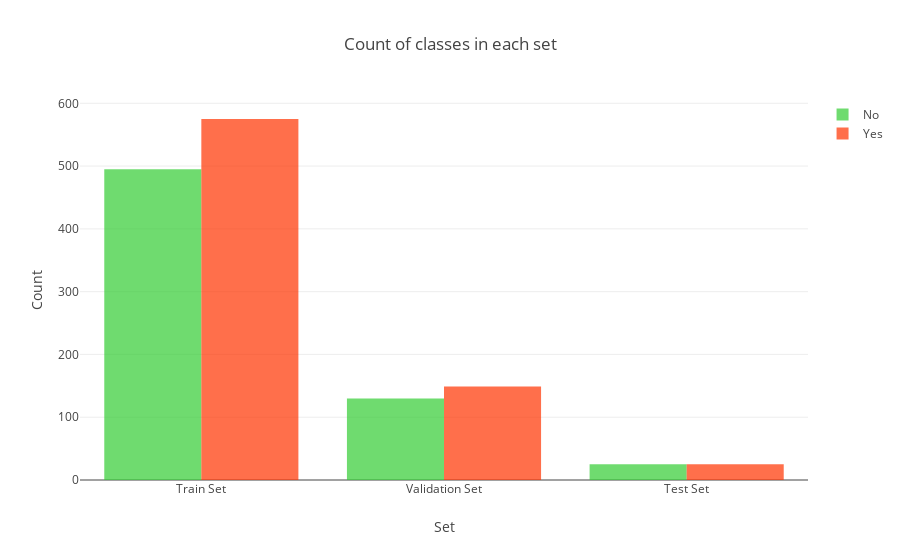

Notebook source saved alongside this figure:
### Code cell
plotly.offline.init_notebook_mode(connected=True)
y = dict()
y[0] = []
y[1] = []
for set_name in (y_train, y_val, y_test):
    y[0].append(np.sum(set_name == 0))
    y[1].append(np.sum(set_name == 1))
    
    
    
def plot_samples(X, y, labels_dict, n=50):
    for index in range(len(labels_dict)):
        imgs = X[np.argwhere(y == index)][:n]
        j = 10
        i = int(n/j)

        plt.figure(figsize=(15,6))
        c = 1
        for img in imgs:
            plt.subplot(i,j,c)
            plt.imshow(img[0])

            plt.xticks([])
            plt.yticks([])
            c += 1
        plt.suptitle('LYME : {}'.format(labels_dict[index]))
        plt.show()
        
        
y = dict()
y[0] = []
y[1] = []
for set_name in (y_train, y_val, y_test):
    y[0].append(np.sum(set_name == 0))
    y[1].append(np.sum(set_name == 1))

trace0 = go.Bar(
    x=['Train Set', 'Validation Set', 'Test Set'],
    y=y[0],
    name='No',
    marker=dict(color='#33cc33'),
    opacity=0.7
)
trace1 = go.Bar(
    x=['Train Set', 'Validation Set', 'Test Set'],
    y=y[1],
    name='Yes',
    marker=dict(color='#ff3300'),
    opacity=0.7
)
data = [trace0, trace1]
layout = go.Layout(
    title='Count of classes in each set',
    xaxis={'title': 'Set'},
    yaxis={'title': 'Count'}
)

fig = go.Figure(data, layout)
iplot(fig)

### Figure 1 — Plotly figure (JSON) as saved in the notebook; plotly's stock layout.template omitted (floating-point values rounded to 4 significant figures)
{"data": [{"marker": {"color": "#33cc33"}, "name": "No", "opacity": 0.7, "type": "bar", "uid": "0fa6d768-3947-4bf5-986d-d1e4d2610cdd", "x": ["Train Set", "Validation Set", "Test Set"], "y": [495, 130, 25]}, {"marker": {"color": "#ff3300"}, "name": "Yes", "opacity": 0.7, "type": "bar", "uid": "5c6c62be-bd29-4ef0-aa5c-aadd0839ad2b", "x": ["Train Set", "Validation Set", "Test Set"], "y": [575, 149, 25]}], "layout": {"title": {"text": "Count of classes in each set"}, "xaxis": {"title": {"text": "Set"}}, "yaxis": {"title": {"text": "Count"}}}}
